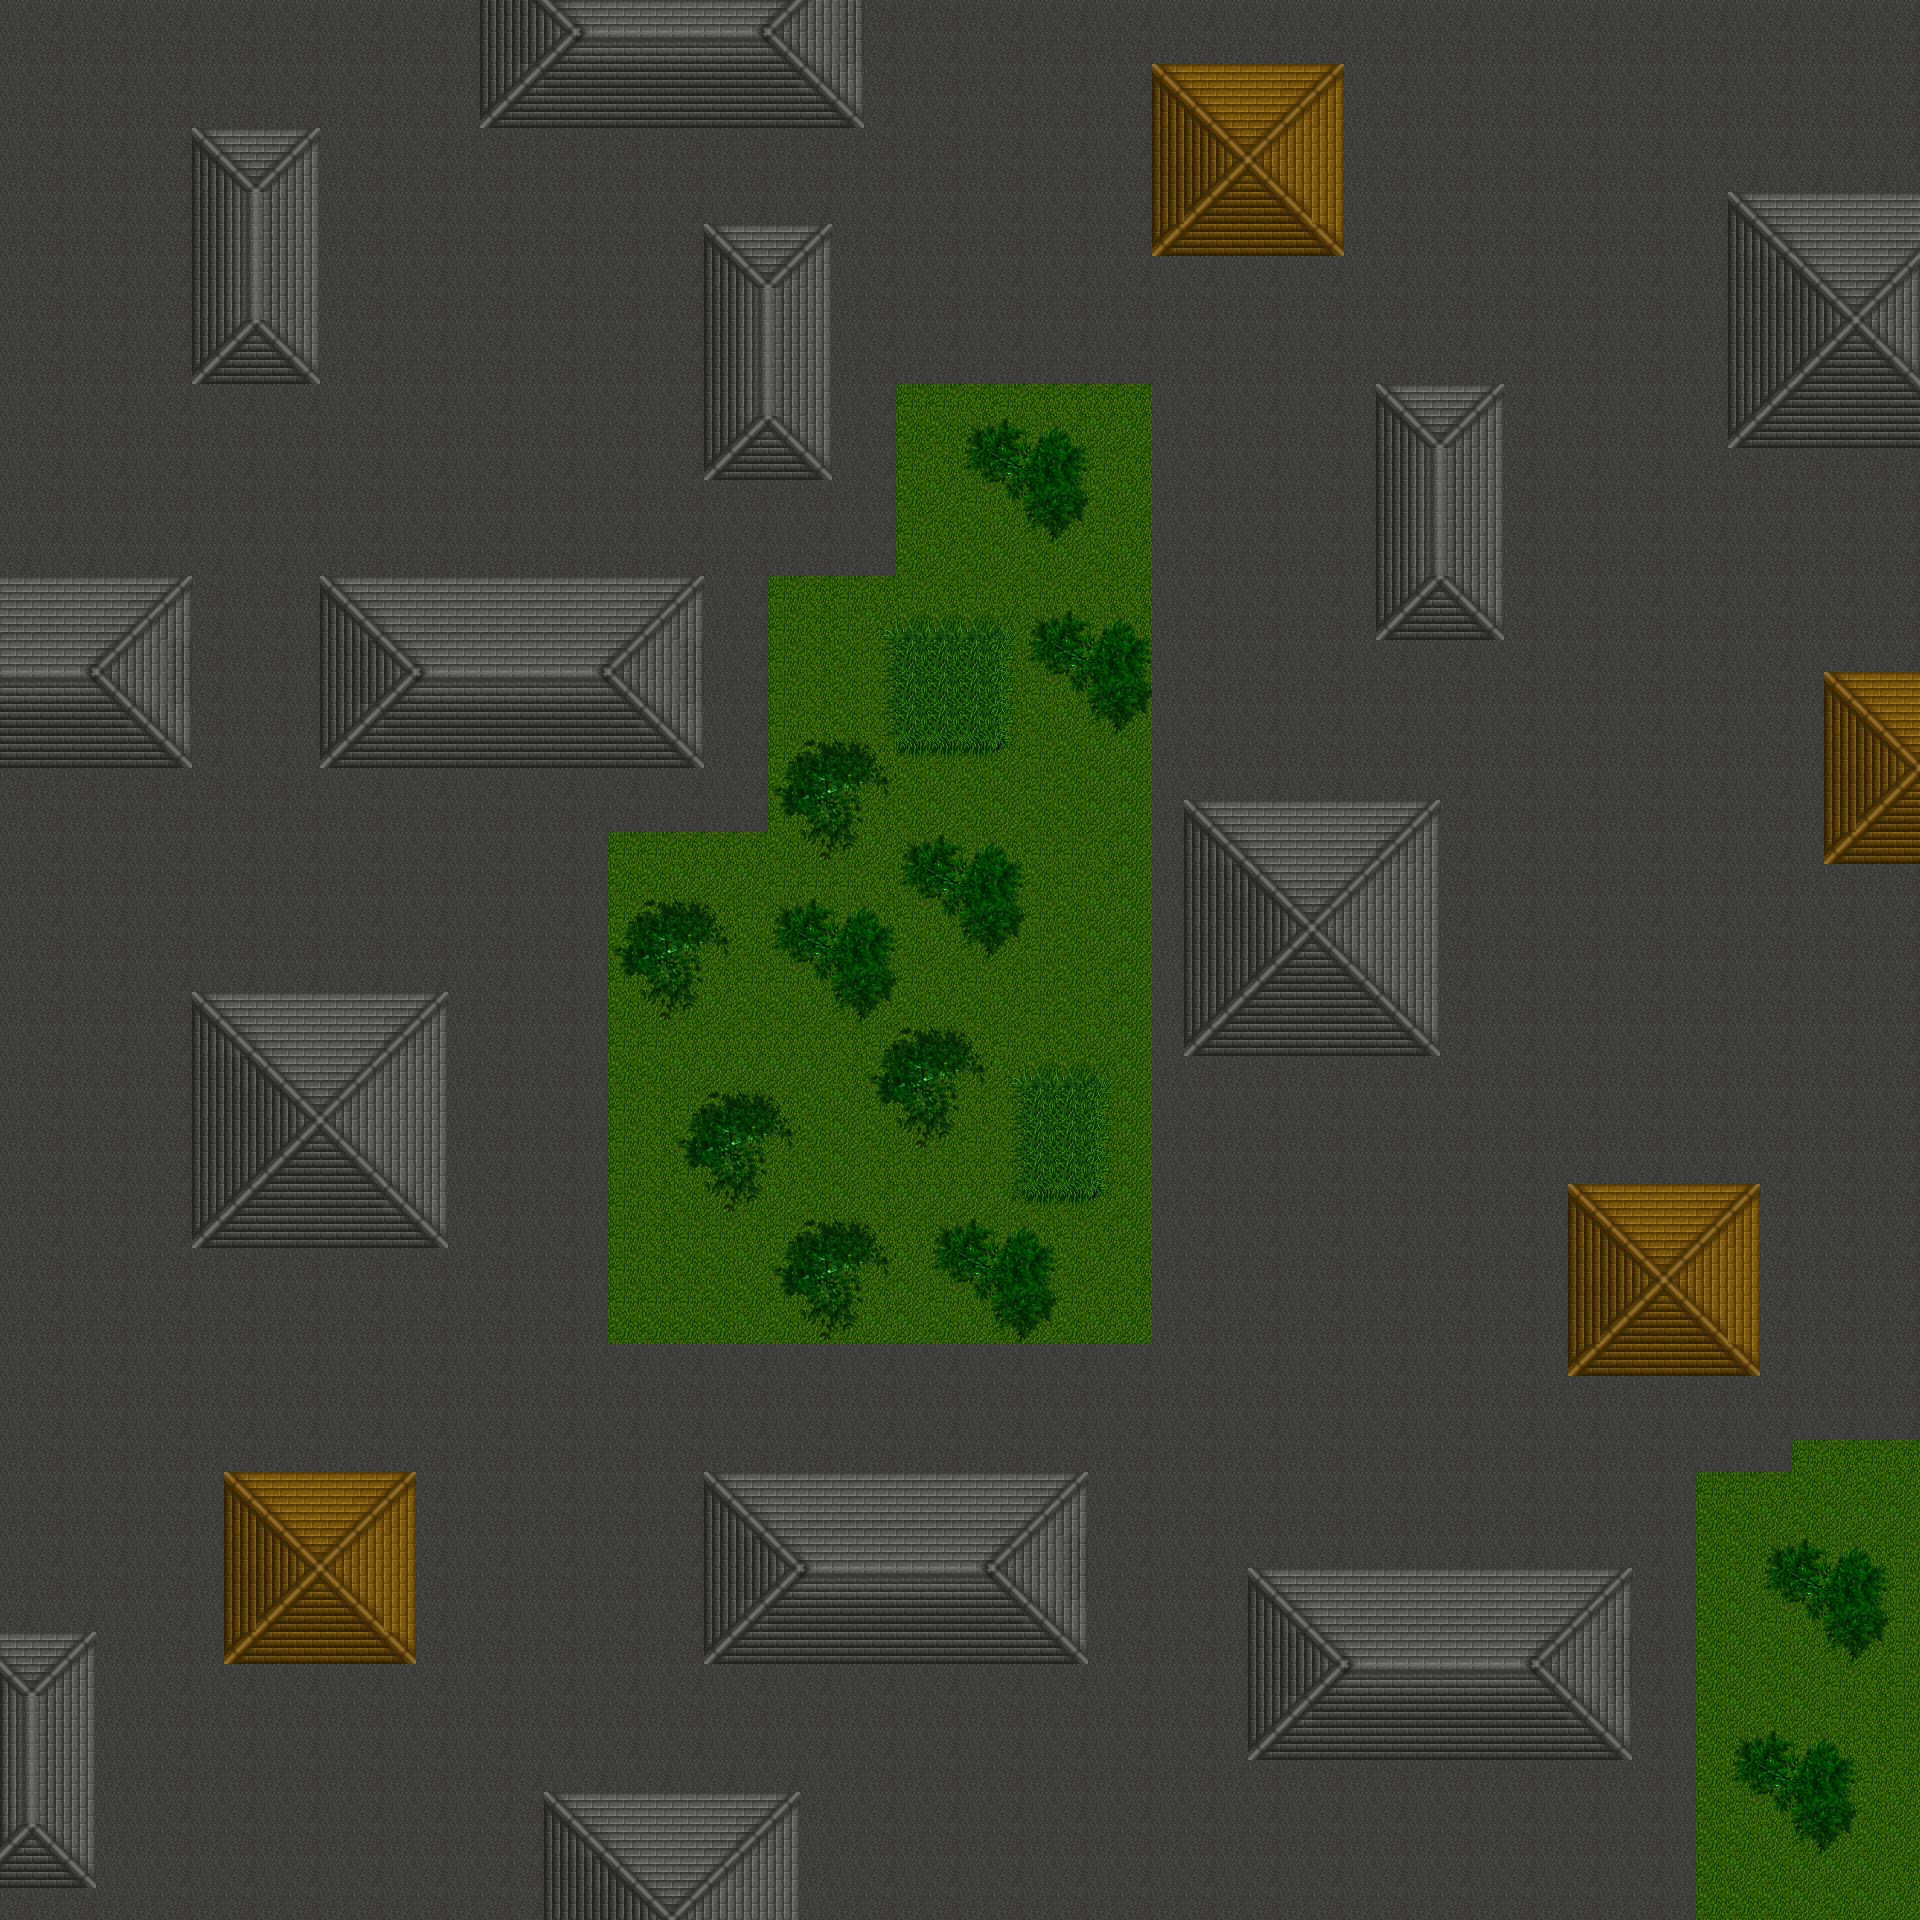

Rendered tile map (Tiled .tmx) drawn with the repository's tilesets; below, a short description and the map source with its tile grids summarised:
An orthogonal 60x60 tile map with 32x32 px tiles, 1 tile layer (ground).

<map version="1.0" orientation="orthogonal" width="60" height="60" tilewidth="32" tileheight="32">
 <tileset firstgid="1" name="tileset" tilewidth="32" tileheight="32">
  <image source="tileset.png" width="512" height="832" />
  <tile id="0" terrain="0,0,0,2" />
  <tile id="1" terrain="0,0,2,2" />
  <tile id="2" terrain="0,0,2,0" />
  <tile id="3" terrain="0,0,0,0">
   <properties>
    <property name="grass" value="1" />
   </properties>
  </tile>
  <tile id="4" terrain="0,0,0,0">
   <properties>
    <property name="grass" value="1" />
   </properties>
  </tile>
  <tile id="5" terrain="1,1,1,1">
   <properties>
    <property name="concrete" value="1" />
   </properties>
  </tile>
  <tile id="6" terrain="1,1,1,1">
   <properties>
    <property name="concrete" value="1" />
   </properties>
  </tile>
  <tile id="11" terrain="0,0,0,4" />
  <tile id="12" terrain="0,0,4,4" />
  <tile id="13" terrain="0,0,4,0" />
  <tile id="16" terrain="0,2,0,2" />
  <tile id="17" terrain="2,2,2,2">
   <properties>
    <property name="water" value="1" />
   </properties>
  </tile>
  <tile id="18" terrain="2,0,2,0" />
  <tile id="19" terrain="0,0,0,0">
   <properties>
    <property name="grass" value="1" />
   </properties>
  </tile>
  <tile id="20" terrain="0,0,0,0">
   <properties>
    <property name="grass" value="1" />
   </properties>
  </tile>
  <tile id="21" terrain="1,1,1,1">
   <properties>
    <property name="concrete" value="1" />
   </properties>
  </tile>
  <tile id="22" terrain="1,1,1,1">
   <properties>
    <property name="concrete" value="1" />
   </properties>
  </tile>
  <tile id="27" terrain="0,4,0,4" />
  <tile id="28" terrain="4,4,4,4">
   <properties>
    <property name="field" value="1" />
   </properties>
  </tile>
  <tile id="29" terrain="4,0,4,0" />
  <tile id="32" terrain="0,2,0,0" />
  <tile id="33" terrain="2,2,0,0" />
  <tile id="34" terrain="2,0,0,0" />
  <tile id="36">
   <properties>
    <property name="tree" value="1" />
   </properties>
  </tile>
  <tile id="37">
   <properties>
    <property name="tree" value="1" />
   </properties>
  </tile>
  <tile id="43" terrain="0,4,0,0" />
  <tile id="44" terrain="4,4,0,0" />
  <tile id="45" terrain="4,0,0,0" />
  <tile id="48" terrain="0,0,0,3" />
  <tile id="49" terrain="0,0,3,3" />
  <tile id="50" terrain="0,0,3,0">
   <properties>
    <property name="mud" value="1" />
   </properties>
  </tile>
  <tile id="52">
   <properties>
    <property name="tree" value="1" />
   </properties>
  </tile>
  <tile id="53">
   <properties>
    <property name="tree" value="1" />
   </properties>
  </tile>
  <tile id="56">
   <properties>
    <property name="tree" value="1" />
   </properties>
  </tile>
  <tile id="57">
   <properties>
    <property name="tree" value="1" />
   </properties>
  </tile>
  <tile id="58">
   <properties>
    <property name="tree" value="1" />
   </properties>
  </tile>
  <tile id="59" terrain="0,0,0,5" />
  <tile id="60" terrain="0,0,5,5" />
  <tile id="61" terrain="0,0,5,0" />
  <tile id="64" terrain="0,3,0,3" />
  <tile id="65" terrain="3,3,3,3">
   <properties>
    <property name="mud" value="1" />
   </properties>
  </tile>
  <tile id="66" terrain="3,0,3,0" />
  <tile id="68">
   <properties>
    <property name="tree" value="1" />
   </properties>
  </tile>
  <tile id="69">
   <properties>
    <property name="tree" value="1" />
   </properties>
  </tile>
  <tile id="73">
   <properties>
    <property name="tree" value="1" />
   </properties>
  </tile>
  <tile id="74">
   <properties>
    <property name="tree" value="1" />
   </properties>
  </tile>
  <tile id="75" terrain="0,5,0,5" />
  <tile id="76" terrain="5,5,5,5">
   <properties>
    <property name="bush" value="1" />
   </properties>
  </tile>
  <tile id="77" terrain="5,0,5,0" />
  <tile id="80" terrain="0,3,0,0" />
  <tile id="81" terrain="3,3,0,0" />
  <tile id="82" terrain="3,0,0,0" />
  <tile id="91" terrain="0,5,0,0" />
  <tile id="92" terrain="5,5,0,0" />
  <tile id="93" terrain="5,0,0,0" />
  <tile id="96">
   <properties>
    <property name="house" value="1" />
   </properties>
  </tile>
  <tile id="97">
   <properties>
    <property name="house" value="1" />
   </properties>
  </tile>
  <tile id="98">
   <properties>
    <property name="house" value="1" />
   </properties>
  </tile>
  <tile id="99">
   <properties>
    <property name="house" value="1" />
   </properties>
  </tile>
  <tile id="100">
   <properties>
    <property name="house" value="1" />
   </properties>
  </tile>
  <tile id="101">
   <properties>
    <property name="house" value="1" />
   </properties>
  </tile>
  <tile id="102">
   <properties>
    <property name="house" value="1" />
   </properties>
  </tile>
  <tile id="103">
   <properties>
    <property name="house" value="1" />
   </properties>
  </tile>
  <tile id="104">
   <properties>
    <property name="house" value="1" />
   </properties>
  </tile>
  <tile id="105">
   <properties>
    <property name="house" value="1" />
   </properties>
  </tile>
  <tile id="106">
   <properties>
    <property name="house" value="1" />
   </properties>
  </tile>
  <tile id="107">
   <properties>
    <property name="house" value="1" />
   </properties>
  </tile>
  <tile id="108">
   <properties>
    <property name="house" value="1" />
   </properties>
  </tile>
  <tile id="109">
   <properties>
    <property name="house" value="1" />
   </properties>
  </tile>
  <tile id="110">
   <properties>
    <property name="house" value="1" />
   </properties>
  </tile>
  <tile id="111">
   <properties>
    <property name="house" value="1" />
   </properties>
  </tile>
  <tile id="112">
   <properties>
    <property name="house" value="1" />
   </properties>
  </tile>
  <tile id="113">
   <properties>
    <property name="house" value="1" />
   </properties>
  </tile>
  <tile id="114">
   <properties>
    <property name="house" value="1" />
   </properties>
  </tile>
  <tile id="115">
   <properties>
    <property name="house" value="1" />
   </properties>
  </tile>
  <tile id="116">
   <properties>
    <property name="house" value="1" />
   </properties>
  </tile>
  <tile id="117">
   <properties>
    <property name="house" value="1" />
   </properties>
  </tile>
  <tile id="118">
   <properties>
    <property name="house" value="1" />
   </properties>
  </tile>
  <tile id="119">
   <properties>
    <property name="house" value="1" />
   </properties>
  </tile>
  <tile id="120">
   <properties>
    <property name="house" value="1" />
   </properties>
  </tile>
  <tile id="121">
   <properties>
    <property name="house" value="1" />
   </properties>
  </tile>
  <tile id="122">
   <properties>
    <property name="house" value="1" />
   </properties>
  </tile>
  <tile id="123">
   <properties>
    <property name="house" value="1" />
   </properties>
  </tile>
  <tile id="124">
   <properties>
    <property name="house" value="1" />
   </properties>
  </tile>
  <tile id="125">
   <properties>
    <property name="house" value="1" />
   </properties>
  </tile>
  <tile id="126">
   <properties>
    <property name="house" value="1" />
   </properties>
  </tile>
  <tile id="127">
   <properties>
    <property name="house" value="1" />
   </properties>
  </tile>
  <tile id="128">
   <properties>
    <property name="house" value="1" />
   </properties>
  </tile>
  <tile id="129">
   <properties>
    <property name="house" value="1" />
   </properties>
  </tile>
  <tile id="130">
   <properties>
    <property name="house" value="1" />
   </properties>
  </tile>
  <tile id="131">
   <properties>
    <property name="house" value="1" />
   </properties>
  </tile>
  <tile id="132">
   <properties>
    <property name="house" value="1" />
   </properties>
  </tile>
  <tile id="133">
   <properties>
    <property name="house" value="1" />
   </properties>
  </tile>
  <tile id="134">
   <properties>
    <property name="house" value="1" />
   </properties>
  </tile>
  <tile id="135">
   <properties>
    <property name="house" value="1" />
   </properties>
  </tile>
  <tile id="136">
   <properties>
    <property name="house" value="1" />
   </properties>
  </tile>
  <tile id="137">
   <properties>
    <property name="house" value="1" />
   </properties>
  </tile>
  <tile id="138">
   <properties>
    <property name="house" value="1" />
   </properties>
  </tile>
  <tile id="139">
   <properties>
    <property name="house" value="1" />
   </properties>
  </tile>
  <tile id="140">
   <properties>
    <property name="house" value="1" />
   </properties>
  </tile>
  <tile id="141">
   <properties>
    <property name="house" value="1" />
   </properties>
  </tile>
  <tile id="142">
   <properties>
    <property name="house" value="1" />
   </properties>
  </tile>
  <tile id="143">
   <properties>
    <property name="house" value="1" />
   </properties>
  </tile>
  <tile id="144">
   <properties>
    <property name="house" value="1" />
   </properties>
  </tile>
  <tile id="145">
   <properties>
    <property name="house" value="1" />
   </properties>
  </tile>
  <tile id="146">
   <properties>
    <property name="house" value="1" />
   </properties>
  </tile>
  <tile id="147">
   <properties>
    <property name="house" value="1" />
   </properties>
  </tile>
  <tile id="148">
   <properties>
    <property name="house" value="1" />
   </properties>
  </tile>
  <tile id="149">
   <properties>
    <property name="house" value="1" />
   </properties>
  </tile>
  <tile id="150">
   <properties>
    <property name="house" value="1" />
   </properties>
  </tile>
  <tile id="151">
   <properties>
    <property name="house" value="1" />
   </properties>
  </tile>
  <tile id="152">
   <properties>
    <property name="house" value="1" />
   </properties>
  </tile>
  <tile id="153">
   <properties>
    <property name="house" value="1" />
   </properties>
  </tile>
  <tile id="154">
   <properties>
    <property name="house" value="1" />
   </properties>
  </tile>
  <tile id="155">
   <properties>
    <property name="house" value="1" />
   </properties>
  </tile>
  <tile id="156">
   <properties>
    <property name="house" value="1" />
   </properties>
  </tile>
  <tile id="157">
   <properties>
    <property name="house" value="1" />
   </properties>
  </tile>
  <tile id="158">
   <properties>
    <property name="house" value="1" />
   </properties>
  </tile>
  <tile id="159">
   <properties>
    <property name="house" value="1" />
   </properties>
  </tile>
  <tile id="160">
   <properties>
    <property name="house" value="1" />
   </properties>
  </tile>
  <tile id="161">
   <properties>
    <property name="house" value="1" />
   </properties>
  </tile>
  <tile id="162">
   <properties>
    <property name="house" value="1" />
   </properties>
  </tile>
  <tile id="163">
   <properties>
    <property name="house" value="1" />
   </properties>
  </tile>
  <tile id="164">
   <properties>
    <property name="house" value="1" />
   </properties>
  </tile>
  <tile id="165">
   <properties>
    <property name="house" value="1" />
   </properties>
  </tile>
  <tile id="166">
   <properties>
    <property name="house" value="1" />
   </properties>
  </tile>
  <tile id="167">
   <properties>
    <property name="house" value="1" />
   </properties>
  </tile>
  <tile id="168">
   <properties>
    <property name="house" value="1" />
   </properties>
  </tile>
  <tile id="169">
   <properties>
    <property name="house" value="1" />
   </properties>
  </tile>
  <tile id="170">
   <properties>
    <property name="house" value="1" />
   </properties>
  </tile>
  <tile id="171">
   <properties>
    <property name="house" value="1" />
   </properties>
  </tile>
  <tile id="172">
   <properties>
    <property name="house" value="1" />
   </properties>
  </tile>
  <tile id="173">
   <properties>
    <property name="house" value="1" />
   </properties>
  </tile>
  <tile id="174">
   <properties>
    <property name="house" value="1" />
   </properties>
  </tile>
  <tile id="175">
   <properties>
    <property name="house" value="1" />
   </properties>
  </tile>
  <tile id="176">
   <properties>
    <property name="house" value="1" />
   </properties>
  </tile>
  <tile id="177">
   <properties>
    <property name="house" value="1" />
   </properties>
  </tile>
  <tile id="178">
   <properties>
    <property name="house" value="1" />
   </properties>
  </tile>
  <tile id="179">
   <properties>
    <property name="house" value="1" />
   </properties>
  </tile>
  <tile id="180">
   <properties>
    <property name="house" value="1" />
   </properties>
  </tile>
  <tile id="181">
   <properties>
    <property name="house" value="1" />
   </properties>
  </tile>
  <tile id="182">
   <properties>
    <property name="house" value="1" />
   </properties>
  </tile>
  <tile id="183">
   <properties>
    <property name="house" value="1" />
   </properties>
  </tile>
  <tile id="184">
   <properties>
    <property name="house" value="1" />
   </properties>
  </tile>
  <tile id="185">
   <properties>
    <property name="house" value="1" />
   </properties>
  </tile>
  <tile id="186">
   <properties>
    <property name="house" value="1" />
   </properties>
  </tile>
  <tile id="187">
   <properties>
    <property name="house" value="1" />
   </properties>
  </tile>
  <tile id="188">
   <properties>
    <property name="house" value="1" />
   </properties>
  </tile>
  <tile id="189">
   <properties>
    <property name="house" value="1" />
   </properties>
  </tile>
  <tile id="190">
   <properties>
    <property name="house" value="1" />
   </properties>
  </tile>
  <tile id="191">
   <properties>
    <property name="house" value="1" />
   </properties>
  </tile>
  <tile id="192">
   <properties>
    <property name="house" value="1" />
   </properties>
  </tile>
  <tile id="193">
   <properties>
    <property name="house" value="1" />
   </properties>
  </tile>
  <tile id="194">
   <properties>
    <property name="house" value="1" />
   </properties>
  </tile>
  <tile id="195">
   <properties>
    <property name="house" value="1" />
   </properties>
  </tile>
  <tile id="196">
   <properties>
    <property name="house" value="1" />
   </properties>
  </tile>
  <tile id="197">
   <properties>
    <property name="house" value="1" />
   </properties>
  </tile>
  <tile id="198">
   <properties>
    <property name="house" value="1" />
   </properties>
  </tile>
  <tile id="199">
   <properties>
    <property name="house" value="1" />
   </properties>
  </tile>
  <tile id="200">
   <properties>
    <property name="house" value="1" />
   </properties>
  </tile>
  <tile id="201">
   <properties>
    <property name="house" value="1" />
   </properties>
  </tile>
  <tile id="202">
   <properties>
    <property name="house" value="1" />
   </properties>
  </tile>
  <tile id="203">
   <properties>
    <property name="house" value="1" />
   </properties>
  </tile>
  <tile id="204">
   <properties>
    <property name="house" value="1" />
   </properties>
  </tile>
  <tile id="205">
   <properties>
    <property name="house" value="1" />
   </properties>
  </tile>
  <tile id="206">
   <properties>
    <property name="house" value="1" />
   </properties>
  </tile>
  <tile id="207">
   <properties>
    <property name="house" value="1" />
   </properties>
  </tile>
  <tile id="208">
   <properties>
    <property name="house" value="1" />
   </properties>
  </tile>
  <tile id="209">
   <properties>
    <property name="house" value="1" />
   </properties>
  </tile>
  <tile id="210">
   <properties>
    <property name="house" value="1" />
   </properties>
  </tile>
  <tile id="211">
   <properties>
    <property name="house" value="1" />
   </properties>
  </tile>
  <tile id="212">
   <properties>
    <property name="house" value="1" />
   </properties>
  </tile>
  <tile id="213">
   <properties>
    <property name="house" value="1" />
   </properties>
  </tile>
  <tile id="214">
   <properties>
    <property name="house" value="1" />
   </properties>
  </tile>
  <tile id="215">
   <properties>
    <property name="house" value="1" />
   </properties>
  </tile>
  <tile id="216">
   <properties>
    <property name="house" value="1" />
   </properties>
  </tile>
  <tile id="217">
   <properties>
    <property name="house" value="1" />
   </properties>
  </tile>
  <tile id="218">
   <properties>
    <property name="house" value="1" />
   </properties>
  </tile>
  <tile id="219">
   <properties>
    <property name="house" value="1" />
   </properties>
  </tile>
  <tile id="220">
   <properties>
    <property name="house" value="1" />
   </properties>
  </tile>
  <tile id="221">
   <properties>
    <property name="house" value="1" />
   </properties>
  </tile>
  <tile id="222">
   <properties>
    <property name="house" value="1" />
   </properties>
  </tile>
  <tile id="223">
   <properties>
    <property name="house" value="1" />
   </properties>
  </tile>
  <tile id="224">
   <properties>
    <property name="house" value="1" />
   </properties>
  </tile>
  <tile id="225">
   <properties>
    <property name="house" value="1" />
   </properties>
  </tile>
  <tile id="226">
   <properties>
    <property name="house" value="1" />
   </properties>
  </tile>
  <tile id="227">
   <properties>
    <property name="house" value="1" />
   </properties>
  </tile>
  <tile id="228">
   <properties>
    <property name="house" value="1" />
   </properties>
  </tile>
  <tile id="229">
   <properties>
    <property name="house" value="1" />
   </properties>
  </tile>
  <tile id="240">
   <properties>
    <property name="house" value="1" />
   </properties>
  </tile>
  <tile id="241">
   <properties>
    <property name="house" value="1" />
   </properties>
  </tile>
  <tile id="242">
   <properties>
    <property name="house" value="1" />
   </properties>
  </tile>
  <tile id="243">
   <properties>
    <property name="house" value="1" />
   </properties>
  </tile>
  <tile id="244">
   <properties>
    <property name="house" value="1" />
   </properties>
  </tile>
  <tile id="245">
   <properties>
    <property name="house" value="1" />
   </properties>
  </tile>
  <tile id="415">
   <properties>
    <property name="house" value="1" />
   </properties>
  </tile>
 </tileset>
 <layer name="ground" width="60" height="60">
  <data>[3600 cells, 3600 non-empty, 121 distinct tile ids]</data>
 </layer>
</map>
